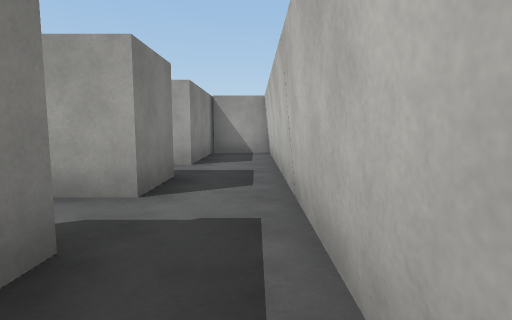
[1] (above)

23 first-person views from a walk through a scene from a Unity 3-D project. The camera is 1.5 m above the floor, tilts 6° down and sees 80° across. The floor is counted in squares, 2 m on a side. Each view is taken from the middle of a square. On the plan, view 1 faces up. The plan holds only what a view shows up to about 10 squares ahead; the rest is blank. The place goes on beyond the plan. The player character is not drawn. Surface patterns are stand-ins for the level's own textures.

[2]
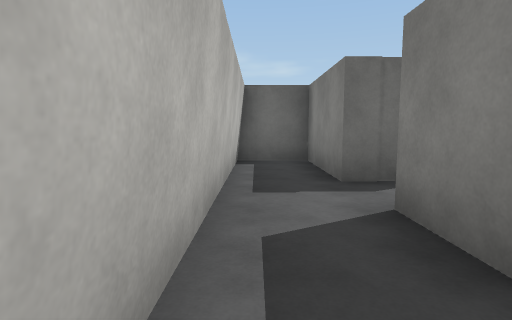

[3]
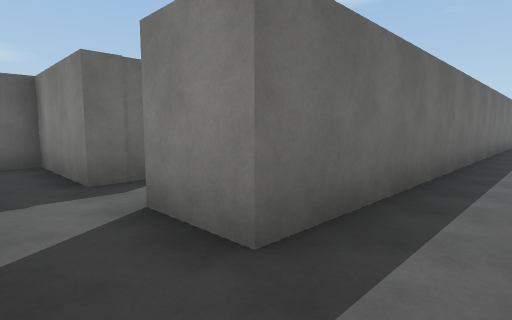

[4]
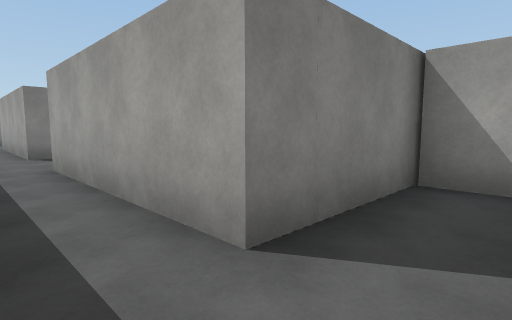

[5]
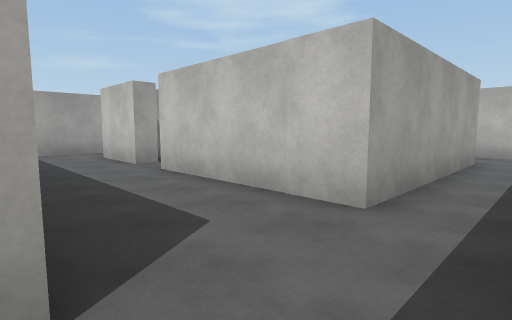

[6]
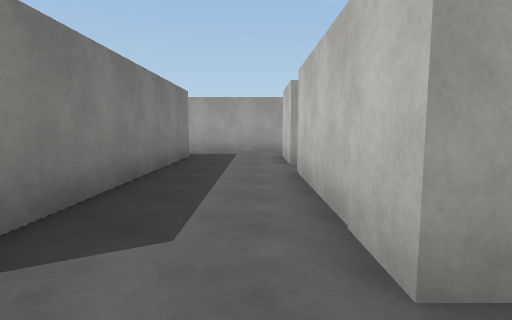

[7]
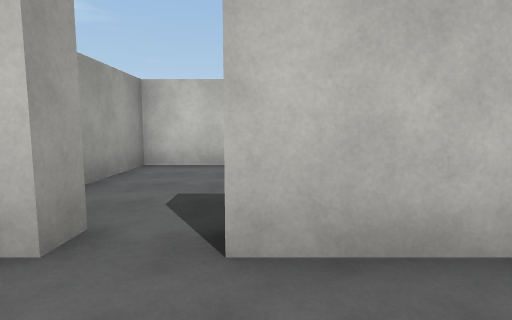

[8]
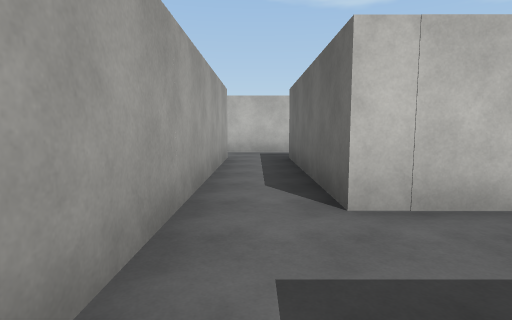

[9]
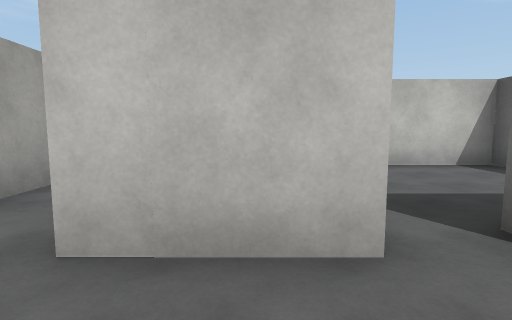

[10]
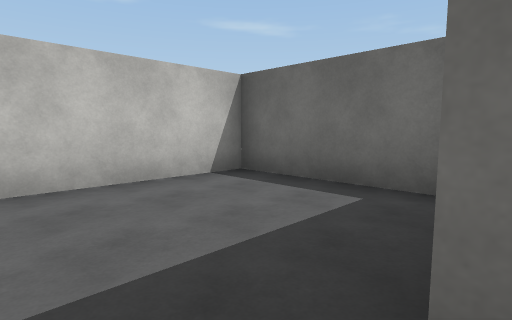

[11]
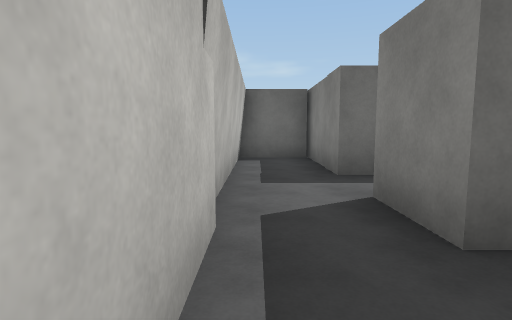

[12]
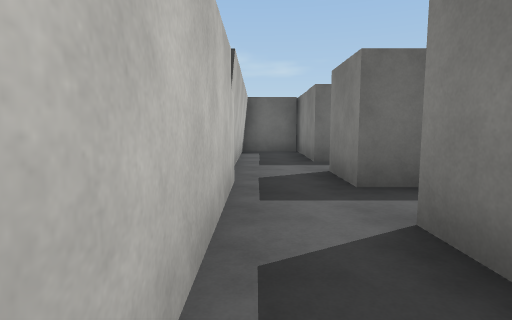

[13]
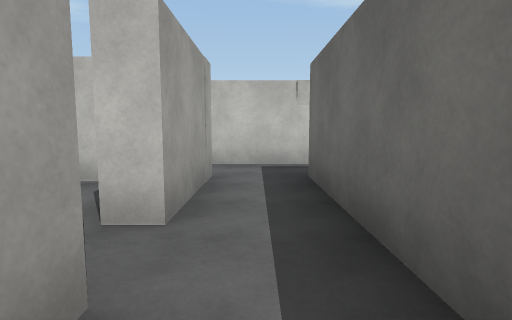

[14]
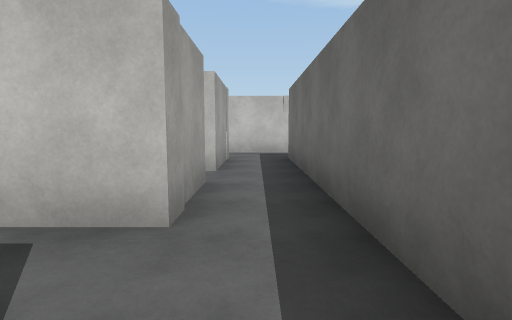

[15]
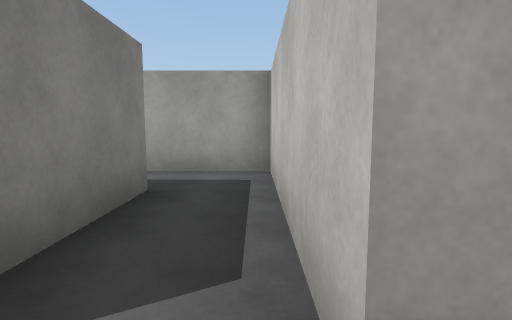

[16]
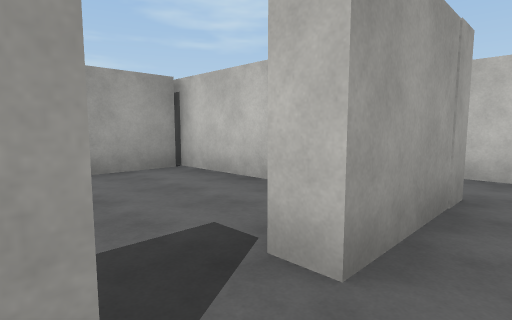

[17]
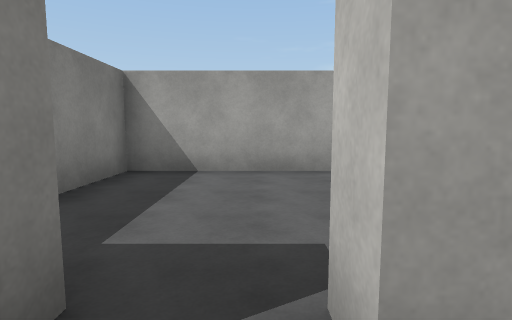

[18]
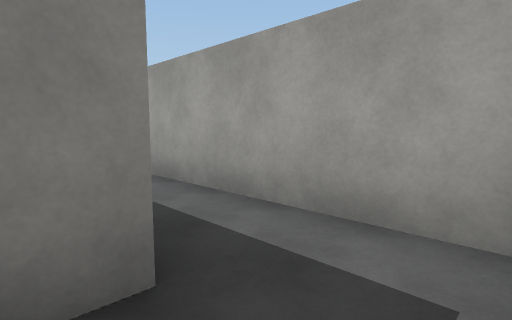

[19]
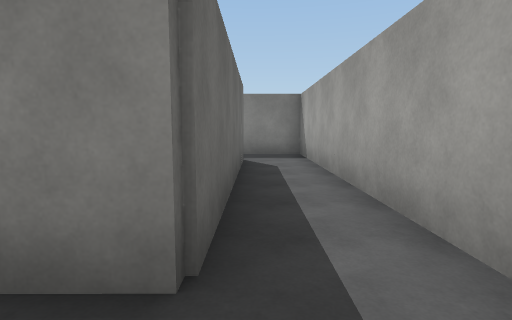

[20]
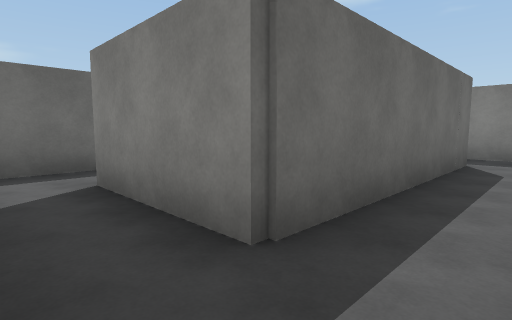

[21]
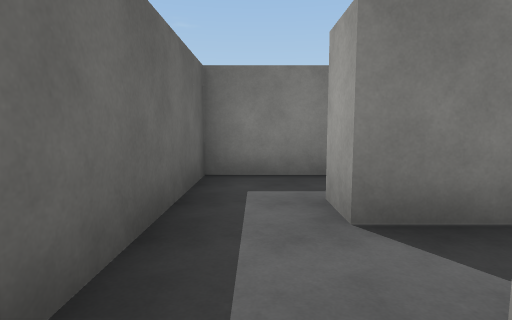

[22]
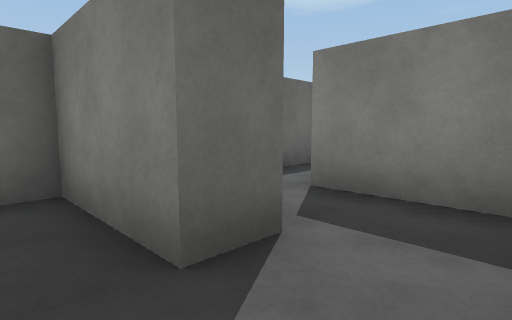

[23]
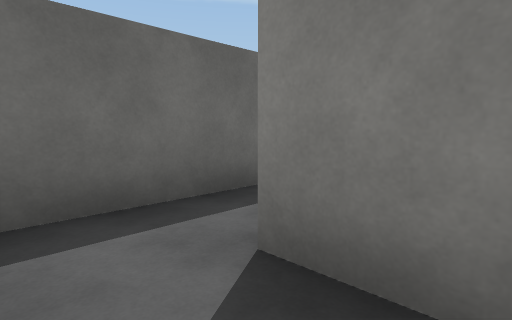

### Floor plan
Points are (right, up) in squares from view 1. A wall is a line through its corners. A room is listed if a view was taken in it or the views show most of it. See-through windows are left out.
Room 1 (view 1)
walls: (-2, 1.8) (-1.3, 1.8) (-1.3, -1) (0.3, -1) (0.3, 4.4); (-1.3, 4.7) (-1.3, 3.2) (-2.3, 3.2)
ways out: opening at (-0.5, 4) to room 2; opening at (-2, 3)
Room 2 (views 2, 3, 4, 5, 6, 7)
walls: (-13, 4.7) (-1.3, 4.7); (-8.8, 11.6) (-8.8, 6.2) (-13, 6.2); (-1.3, 9.6) (-1.3, 6.2) (-6.3, 6.2) (-6.3, 10.2); (0.3, 4.4) (0.3, 9.3) (-1.4, 9.3)
ways out: opening at (-0.5, 4) to room 1; opening at (-7.5, 12.5) to room 3; opening at (-6, 11) to room 4
Room 3 (views 8, 9)
walls: (-6.3, 11.3) (-6.3, 13.2) (-1.3, 13.2) (-1.3, 10.2) (0.3, 10.2) (0.3, 14.4); (-8.8, 13.3) (-8.8, 11.6); (-1.3, 14.7) (-9.1, 14.7)
ways out: opening at (-7.5, 12.5) to room 2; opening at (-0.5, 15.5) to room 5
Room 4 (view 10)
walls: (-5.8, 11.3) (-6.3, 11.3); (-5.1, 7.2) (-1.8, 7.2) (-1.8, 12.3) (-5.4, 12.3)
ways out: opening at (-6, 11) to room 2
Room 5 (views 11, 12)
walls: (-1.3, 18.6) (-1.3, 17.7) (-3.7, 17.7); (-3.6, 16.2) (-1.3, 16.2) (-1.3, 14.7); (0.3, 14.4) (0.3, 19.8)
ways out: opening at (-0.5, 15.5) to room 3; opening at (-2.5, 17) to room 6
Room 6 (views 13, 16, 17, 21)
walls: (-4.8, 17.7) (-6.7, 17.7); (-6.6, 16.2) (-3.6, 16.2)
ways out: opening at (-2.5, 17) to room 5; opening at (-5.5, 17) to room 7; opening at (-4, 18) to room 10
Room 7 (views 14, 15, 18, 19, 20)
walls: (-6.7, 17.7) (-6.7, 22.3) (-13.6, 22.3); (-9.6, 16.2) (-6.6, 16.2); (-14.3, 20.7) (-8.3, 20.7) (-8.3, 17.7) (-9.3, 17.7)
ways out: opening at (-5.5, 17) to room 6; opening at (-9, 17) to room 12; opening at (-13, 22)
Room 8 (view 22)
walls: (-11.8, 18.6) (-10.8, 18.6) (-10.8, 17.4)
ways out: opening at (-11, 19.5) to room 9; opening at (-10, 18) to room 12
Room 9 (view 23)
walls: (-13.3, 19.8) (-13.3, 18.6)
ways out: opening at (-11, 19.5) to room 8; opening at (-12.5, 18) to room 11
Room 10 (no view inside)
walls: (-3.7, 17.7) (-3.7, 18.2); (-1.8, 19.1) (-1.8, 22.6); (-1.9, 22.3) (-6.2, 22.3) (-6.2, 20.4)
ways out: opening at (-4, 18) to room 6; gap at (-2, 23)
Room 11 (no view inside)
walls: (-13.3, 18.6) (-13.3, 17.6); (-14.6, 16.2) (-12.1, 16.2)
ways out: opening at (-12.5, 18) to room 9; opening at (-14, 17)
Room 12 (no view inside)
walls: (-10.8, 17.4) (-10.8, 16.2) (-9.6, 16.2)
ways out: opening at (-9, 17) to room 7; opening at (-10, 18) to room 8

Where each view was taken, in squares from view 1:
view 1: 0 up, 0 right, facing up
view 2: 6 up, 0 right, facing down
view 3: 6 up, 0 right, facing down-left
view 4: 5 up, 0 right, facing up-left
view 5: 5 up, 9 left, facing up-right
view 6: 5 up, 7 left, facing up
view 7: 10 up, 8 left, facing right
view 8: 14 up, 9 left, facing right
view 9: 12 up, 8 left, facing right
view 10: 11 up, 6 left, facing down-right
view 11: 18 up, 0 right, facing down
view 12: 20 up, 0 right, facing down
view 13: 17 up, 6 left, facing right
view 14: 17 up, 9 left, facing right
view 15: 17 up, 7 left, facing up
view 16: 17 up, 5 left, facing up-right
view 17: 17 up, 4 left, facing up
view 18: 20 up, 7 left, facing up-left
view 19: 21 up, 7 left, facing left
view 20: 22 up, 7 left, facing down-left
view 21: 17 up, 6 left, facing left
view 22: 20 up, 10 left, facing down-left
view 23: 19 up, 12 left, facing down-left
